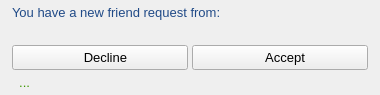
<?xml version="1.0" encoding="UTF-8"?>
<ui version="4.0">
 <class>FriendshipResponseObject</class>
 <widget class="QWidget" name="FriendshipResponseObject">
  <property name="geometry">
   <rect>
    <x>0</x>
    <y>0</y>
    <width>380</width>
    <height>95</height>
   </rect>
  </property>
  <property name="sizePolicy">
   <sizepolicy hsizetype="Fixed" vsizetype="Fixed">
    <horstretch>0</horstretch>
    <verstretch>0</verstretch>
   </sizepolicy>
  </property>
  <property name="minimumSize">
   <size>
    <width>380</width>
    <height>95</height>
   </size>
  </property>
  <property name="maximumSize">
   <size>
    <width>380</width>
    <height>95</height>
   </size>
  </property>
  <property name="font">
   <font>
    <pointsize>10</pointsize>
   </font>
  </property>
  <property name="windowTitle">
   <string>Friendship Request</string>
  </property>
  <layout class="QVBoxLayout" name="verticalLayout">
   <property name="spacing">
    <number>4</number>
   </property>
   <property name="leftMargin">
    <number>12</number>
   </property>
   <property name="topMargin">
    <number>4</number>
   </property>
   <property name="rightMargin">
    <number>12</number>
   </property>
   <property name="bottomMargin">
    <number>4</number>
   </property>
   <item>
    <widget class="QLabel" name="label_2">
     <property name="sizePolicy">
      <sizepolicy hsizetype="Expanding" vsizetype="Preferred">
       <horstretch>0</horstretch>
       <verstretch>0</verstretch>
      </sizepolicy>
     </property>
     <property name="maximumSize">
      <size>
       <width>380</width>
       <height>16777215</height>
      </size>
     </property>
     <property name="font">
      <font>
       <pointsize>10</pointsize>
      </font>
     </property>
     <property name="styleSheet">
      <string notr="true">color: rgb(32, 74, 135);</string>
     </property>
     <property name="text">
      <string>You have a new friend request from:</string>
     </property>
    </widget>
   </item>
   <item>
    <widget class="QLabel" name="emailLabel">
     <property name="sizePolicy">
      <sizepolicy hsizetype="Expanding" vsizetype="Preferred">
       <horstretch>0</horstretch>
       <verstretch>0</verstretch>
      </sizepolicy>
     </property>
     <property name="maximumSize">
      <size>
       <width>380</width>
       <height>16777215</height>
      </size>
     </property>
     <property name="font">
      <font>
       <pointsize>10</pointsize>
      </font>
     </property>
     <property name="styleSheet">
      <string notr="true">color: rgb(42, 42, 42);</string>
     </property>
     <property name="text">
      <string/>
     </property>
     <property name="indent">
      <number>-1</number>
     </property>
    </widget>
   </item>
   <item>
    <layout class="QHBoxLayout" name="horizontalLayout">
     <property name="spacing">
      <number>4</number>
     </property>
     <property name="topMargin">
      <number>0</number>
     </property>
     <item>
      <widget class="QPushButton" name="pushButton_2">
       <property name="sizePolicy">
        <sizepolicy hsizetype="Expanding" vsizetype="Fixed">
         <horstretch>0</horstretch>
         <verstretch>0</verstretch>
        </sizepolicy>
       </property>
       <property name="minimumSize">
        <size>
         <width>0</width>
         <height>25</height>
        </size>
       </property>
       <property name="maximumSize">
        <size>
         <width>16777215</width>
         <height>25</height>
        </size>
       </property>
       <property name="font">
        <font>
         <pointsize>10</pointsize>
        </font>
       </property>
       <property name="text">
        <string>   Decline</string>
       </property>
       <property name="icon">
        <iconset>
         <normalon>:/icons/icons/smiley_busy.png</normalon>
        </iconset>
       </property>
      </widget>
     </item>
     <item>
      <widget class="QPushButton" name="pushButton">
       <property name="sizePolicy">
        <sizepolicy hsizetype="Expanding" vsizetype="Fixed">
         <horstretch>0</horstretch>
         <verstretch>0</verstretch>
        </sizepolicy>
       </property>
       <property name="minimumSize">
        <size>
         <width>0</width>
         <height>25</height>
        </size>
       </property>
       <property name="maximumSize">
        <size>
         <width>16777215</width>
         <height>25</height>
        </size>
       </property>
       <property name="font">
        <font>
         <pointsize>10</pointsize>
        </font>
       </property>
       <property name="text">
        <string>   Accept</string>
       </property>
       <property name="icon">
        <iconset>
         <normalon>../../../../../build-Qs Messenger Client-Desktop-Debug/Resources/icons/addUser.png</normalon>
        </iconset>
       </property>
       <property name="iconSize">
        <size>
         <width>20</width>
         <height>20</height>
        </size>
       </property>
      </widget>
     </item>
    </layout>
   </item>
   <item>
    <widget class="QLabel" name="label">
     <property name="minimumSize">
      <size>
       <width>370</width>
       <height>17</height>
      </size>
     </property>
     <property name="maximumSize">
      <size>
       <width>370</width>
       <height>17</height>
      </size>
     </property>
     <property name="font">
      <font>
       <pointsize>10</pointsize>
      </font>
     </property>
     <property name="styleSheet">
      <string notr="true">color: rgb(60, 150, 0);</string>
     </property>
     <property name="text">
      <string>  ...</string>
     </property>
    </widget>
   </item>
  </layout>
 </widget>
 <resources/>
 <connections/>
</ui>
